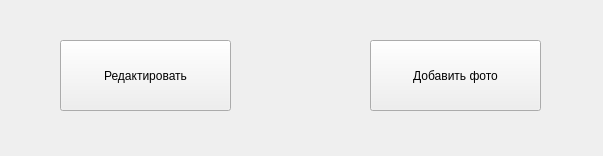
<?xml version="1.0" encoding="UTF-8"?>
<ui version="4.0">
 <class>MainWindow</class>
 <widget class="QMainWindow" name="MainWindow">
  <property name="geometry">
   <rect>
    <x>0</x>
    <y>0</y>
    <width>603</width>
    <height>156</height>
   </rect>
  </property>
  <property name="maximumSize">
   <size>
    <width>603</width>
    <height>156</height>
   </size>
  </property>
  <property name="windowTitle">
   <string>MainWindow</string>
  </property>
  <widget class="QWidget" name="centralwidget">
   <widget class="QPushButton" name="btn_edit">
    <property name="geometry">
     <rect>
      <x>60</x>
      <y>40</y>
      <width>171</width>
      <height>71</height>
     </rect>
    </property>
    <property name="text">
     <string>Редактировать</string>
    </property>
   </widget>
   <widget class="QPushButton" name="btn_add_photo">
    <property name="geometry">
     <rect>
      <x>370</x>
      <y>40</y>
      <width>171</width>
      <height>71</height>
     </rect>
    </property>
    <property name="text">
     <string>Добавить фото</string>
    </property>
   </widget>
  </widget>
 </widget>
 <resources/>
 <connections/>
</ui>
